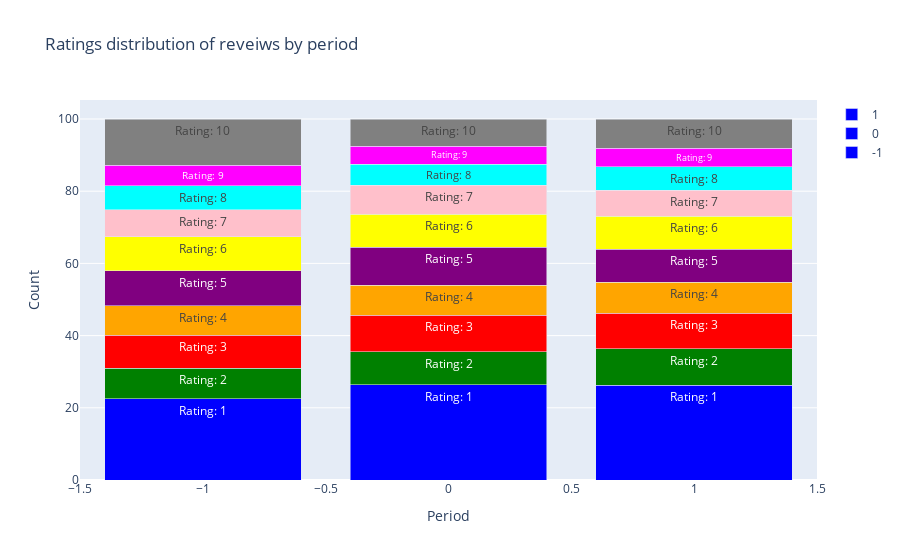

The code cell stored with this chart in its notebook:
### Code cell
D_period = {-1:'Before', 0:'During', 1:'After'}
colors = colors = ['blue', 'green', 'red', 'orange', 'purple', 'yellow', 'pink', 'cyan', 'magenta', 'gray']
data = []

for period in periods:
    period_ratings = [rating for i, rating in enumerate(ratings_neg) if before_after_neg[i] == period]
    unique_ratings, counts = np.unique(period_ratings, return_counts=True)
    normalized_counts = counts / np.sum(counts)*100
    text = [f'Rating: {rating}' for rating in unique_ratings]
    bar_color = [colors[rating - 1] for rating in unique_ratings]  # Changer la couleur en fonction de la note
    data.append(go.Bar(x=[period] * len(unique_ratings),y=normalized_counts, name=period, text=text,
                       hovertemplate='Rate: %{y:.2f}%', marker=dict(color=bar_color)))

layout = go.Layout(
    title='Ratings distribution of reveiws by period',
    xaxis=dict(title='Period'),
    yaxis=dict(title='Count'),
    barmode = 'stack')

fig = go.Figure(data=data, layout=layout)
fig.show()

### Figure 1 — Plotly figure (JSON) as saved in the notebook; plotly's stock layout.template omitted (floating-point values rounded to 4 significant figures)
{"data": [{"hovertemplate": "Rate: %{y:.2f}%", "marker": {"color": ["blue", "green", "red", "orange", "purple", "yellow", "pink", "cyan", "magenta", "gray"]}, "name": "-1", "text": ["Rating: 1", "Rating: 2", "Rating: 3", "Rating: 4", "Rating: 5", "Rating: 6", "Rating: 7", "Rating: 8", "Rating: 9", "Rating: 10"], "type": "bar", "x": [-1, -1, -1, -1, -1, -1, -1, -1, -1, -1], "y": [22.47, 8.43, 9.222, 8.103, 9.701, 9.411, 7.587, 6.618, 5.674, 12.78]}, {"hovertemplate": "Rate: %{y:.2f}%", "marker": {"color": ["blue", "green", "red", "orange", "purple", "yellow", "pink", "cyan", "magenta", "gray"]}, "name": "0", "text": ["Rating: 1", "Rating: 2", "Rating: 3", "Rating: 4", "Rating: 5", "Rating: 6", "Rating: 7", "Rating: 8", "Rating: 9", "Rating: 10"], "type": "bar", "x": [0, 0, 0, 0, 0, 0, 0, 0, 0, 0], "y": [26.34, 9.124, 10.23, 8.271, 10.52, 9.178, 7.963, 5.804, 5.079, 7.491]}, {"hovertemplate": "Rate: %{y:.2f}%", "marker": {"color": ["blue", "green", "red", "orange", "purple", "yellow", "pink", "cyan", "magenta", "gray"]}, "name": "1", "text": ["Rating: 1", "Rating: 2", "Rating: 3", "Rating: 4", "Rating: 5", "Rating: 6", "Rating: 7", "Rating: 8", "Rating: 9", "Rating: 10"], "type": "bar", "x": [1, 1, 1, 1, 1, 1, 1, 1, 1, 1], "y": [26.31, 10.07, 9.883, 8.588, 9.131, 9.131, 7.209, 6.435, 5.161, 8.086]}], "layout": {"barmode": "stack", "title": {"text": "Ratings distribution of reveiws by period"}, "xaxis": {"title": {"text": "Period"}}, "yaxis": {"title": {"text": "Count"}}}}
